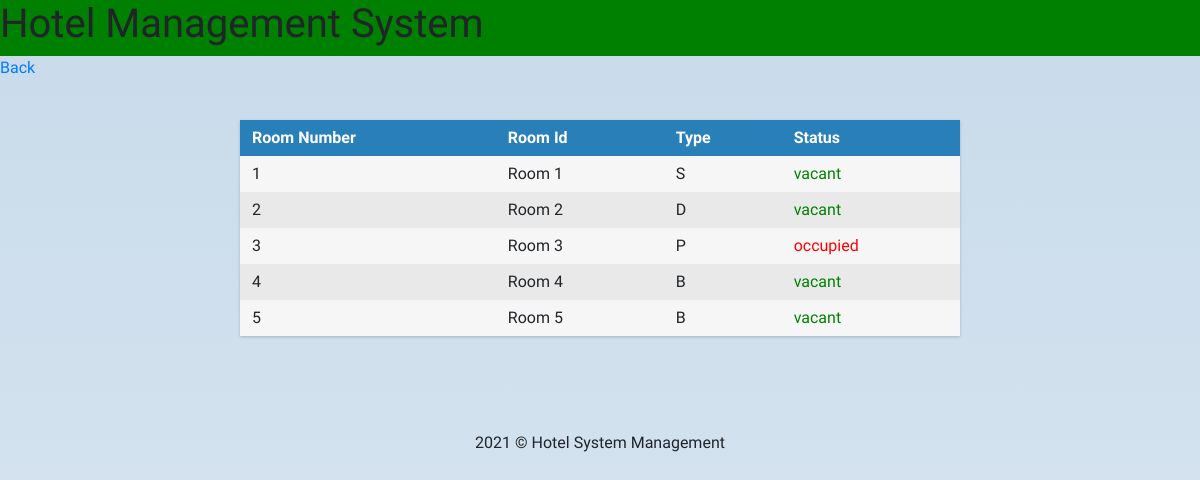
The app's page /hostels/A/ with its own data.
### selection/models.py (models this page shows, shortened)
class Room(models.Model):
    room_choice = [('S', 'Single Occupancy'), ('D', 'Double Occupancy'), ('P', 'Reserved for Research Scholars'),('B', 'Both Single and Double Occupancy')]
    no = models.CharField(max_length=5)
    name = models.CharField(max_length=10)
    room_type = models.CharField(choices=room_choice, max_length=1, default=None)
    vacant = models.BooleanField(default=False)
    hostel = models.ForeignKey('Hostel', on_delete=models.CASCADE)
    repair = models.CharField(max_length=100, blank=True)

### selection/views.py (the view)
# urls.py: path('hostels/<slug:hostel_name>/', views.hostel_detail_view, name='hostel'),
def hostel_detail_view(request, hostel_name):
    try:
        this_hostel = Hostel.objects.get(name=hostel_name)
    except Hostel.DoesNotExist:
        raise Http404("Invalid Hostel Name")
    context = {
        'hostel': this_hostel,
        'rooms': Room.objects.filter(
            hostel=this_hostel).order_by('name')}
    return render(request, 'hostels.html', context)

### selection/templates/hostels.html
{% extends 'base.html' %}
{% block content %}
<a href="{% url 'start' %}">Back</a>
    <div class="wrapper">
        <div class="table">
            <div class="row header">
                <div class="cell">
                    Room Number
                </div>
                <div class="cell">
                    Room Id
                </div>
                <div class="cell">
                    Type
                </div>
                <div class="cell">
                    Status
                </div>
            </div>
            {% for room in rooms %}
                <div class="row">
                    <div class="cell" data-title="Number">
                        {{ room.no }}
                    </div>
                    <div class="cell" data-title="Name">
                        {{ room.name }}
                    </div>
                    <div class="cell" data-title="Type">
                        {{ room.room_type }}
                    </div>
                    <div class="cell" style="{% if room.vacant %} color: green {% else %} color:Red {% endif %}" data-title="Status">
                        {% if room.vacant %} vacant {% else %} occupied {% endif %}
                    </div>
                </div>
            {% endfor %}
        </div>
    </div>
{% endblock content %}

### selection/static/selection/style.css (style rules this page uses)
body { font-family: 'Inconsolata', sans-serif; font-style: normal; font-weight: 200; margin: 0px; background: linear-gradient(#c8daea, #dae7f1);  }
a { text-decoration: none; }
* { box-sizing: border-box; }
.row { margin-top:20px; }
.wrapper { margin: 0 auto; padding: 40px; max-width: 800px; }
.table { margin: 0 0 40px 0; width: 100%; box-shadow: 0 1px 3px rgba(0, 0, 0, 0.2); display: table; }
.row { display: table-row; background: #f6f6f6; }
.row:nth-of-type(odd) { background: #e9e9e9; }
.row.header { font-weight: 900; color: #ffffff; background: #2980b9; }
.cell { white-space: nowrap; padding: 6px 12px; display: table-cell; }

### records on screen
Room: no "1", name "Room 1", room_type "S", vacant "vacant"
Room: no "2", name "Room 2", room_type "D", vacant "vacant"
Room: no "3", name "Room 3", room_type "P", vacant "occupied"
Room: no "4", name "Room 4", room_type "B", vacant "vacant"
Room: no "5", name "Room 5", room_type "B", vacant "vacant"
